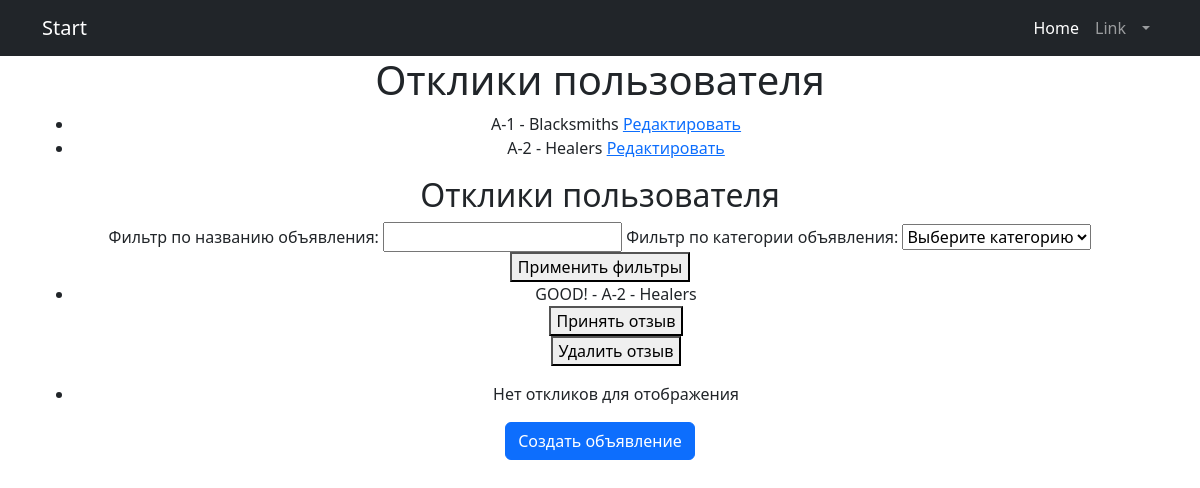
Before: /user/responses/ (signed in) with the older database file.
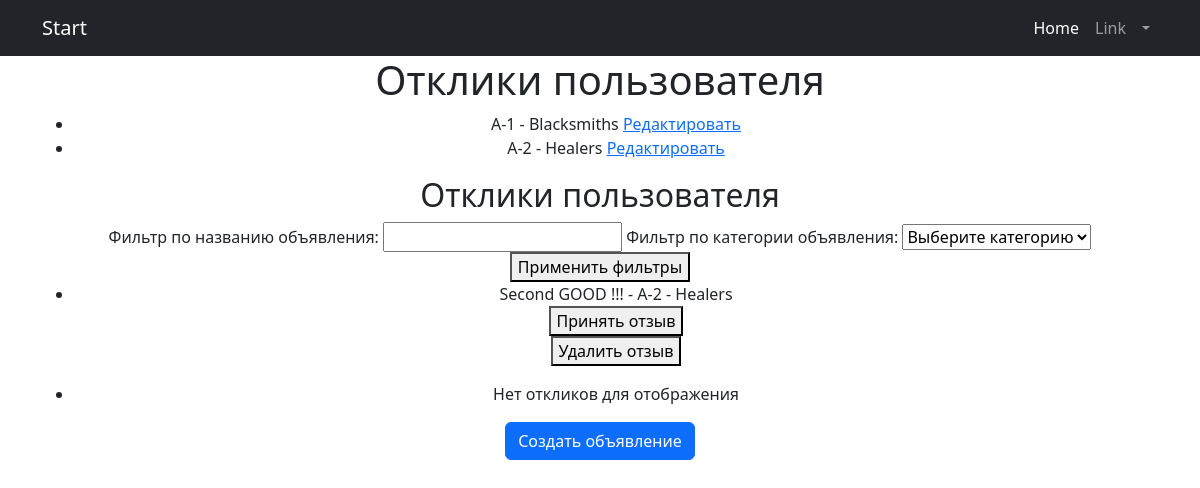
After: the same page with the newer database file.
### chat/models.py (models this page shows, shortened)
class Advertisement(models.Model):
    user = models.ForeignKey(settings.AUTH_USER_MODEL, on_delete=models.CASCADE)
    title = models.CharField(max_length=100)
    text = models.TextField()
    image = models.ImageField(upload_to='images/', blank=True, null=True)
    video = models.FileField(upload_to='videos/', blank=True, null=True)
    content = RichTextField()
    category_choices = [
        ('Tanks', 'Танки'),
        ('Healers', 'Хилы'),
        ('DPS', 'ДД'),
        ('Traders', 'Торговцы'),
        ('Guild Masters', 'Гилдмастеры'),
        ('Quest Givers', 'Квестгиверы'),
        ('Blacksmiths', 'Кузнецы'),
        ('Leatherworkers', 'Кожевники'),
        ('Alchemists', 'Зельевары'),
        ('Spellcasters', 'Мастера заклинаний'),
    ]
    category = models.CharField(max_length=20, choices=category_choices)

class Response(models.Model):
    advertisement = models.ForeignKey(Advertisement, on_delete=models.CASCADE, related_name='responses')
    user = models.ForeignKey(settings.AUTH_USER_MODEL, on_delete=models.CASCADE)
    content = models.TextField()
    accepted = models.BooleanField(default=False)
    visible_to_all = models.BooleanField(default=False)

### chat/views.py (the view)
# urls.py: path('user/responses/', views.user_responses, name='user_responses'),
def user_responses(request, advertisement_id=None):
    form = AdvertisementForm()
    user_id = request.user.id
    user_responses = filter_user_responses(user_id, title=request.GET.get('title'),
                                           category=request.GET.get('category'), advertisement_id=advertisement_id).order_by('-id')
    user_advertisements = Advertisement.objects.filter(user_id=user_id)
    return render(request, 'private.html',
                  {'form': form, 'user_responses': user_responses, 'user_advertisements': user_advertisements})

### chat/forms.py
class AdvertisementForm(forms.ModelForm):
    class Meta:
        model = Advertisement
        fields = ['title', 'text', 'category', 'image']

### chat/filter.py (called while the page is built)
def filter_user_responses(user_id, title=None, category=None, advertisement_id=None):
    responses = Response.objects.filter(user_id=user_id)
    if advertisement_id:
        responses = responses.filter(advertisement_id=advertisement_id)
    if title:
        responses = responses.filter(advertisement__title=title)
    if category:
        responses = responses.filter(advertisement__category=category)
    return responses

### chat/templates/private.html (shortened to what this page needs)
{% extends "default.html" %}
{% block content %}
<h1>Отклики пользователя</h1>
<ul>
    {% for advertisement in user_advertisements %}
        <li>
            {{ advertisement.title }} - {{ advertisement.category }}
            <a href="{% url 'advertisement_update' pk=advertisement.id %}">Редактировать</a>
        </li>
    {% empty %}
        <li>У вас пока нет объявлений. <a href="{% url 'advertisement_create' %}">Создать объявление</a></li>
    {% endfor %}
</ul>
<h2>Отклики пользователя</h2>
<form method="GET">
    <label for="title">Фильтр по названию объявления:</label>
    <input type="text" name="title" id="title" value="{{ request.GET.title }}">
    <label for="category">Фильтр по категории объявления:</label>
    <select name="category" id="category">
        <option value="">Выберите категорию</option>
    </select>
    <button type="submit">Применить фильтры</button>
</form>
<ul>
    {% for response in user_responses %}
        <li>
            {{ response.content }} - {{ response.advertisement.title }} - {{ response.advertisement.category }}
            <form action="{% url 'accept_response' response_id=response.id %}" method="post">
                <button type="submit">Принять отзыв</button>
            </form>
            <form action="{% url 'delete_response' response_id=response.id %}" method="post">
                <button type="submit">Удалить отзыв</button>
            </form>
        </li>
    {% empty %}
        <li>Нет откликов соответствующих выбранным фильтрам</li>
    {% endfor %}
</ul>
<ul>
    {% for response in all_responses %}
        <li>
            {{ response.content }} - {{ response.advertisement.title }} - {{ response.advertisement.category }}
        </li>
    {% empty %}
        <li>Нет откликов для отображения</li>
    {% endfor %}
</ul>
<a href="{% url 'advertisement_create' %}" class="btn btn-primary">Создать объявление</a>
{% endblock %}

Changed rows visible on the page:
removed Response: content "GOOD!", advertisement "A-2", advertisement.category "Healers"
added Response: content "Second GOOD !!!", advertisement "A-2", advertisement.category "Healers"
